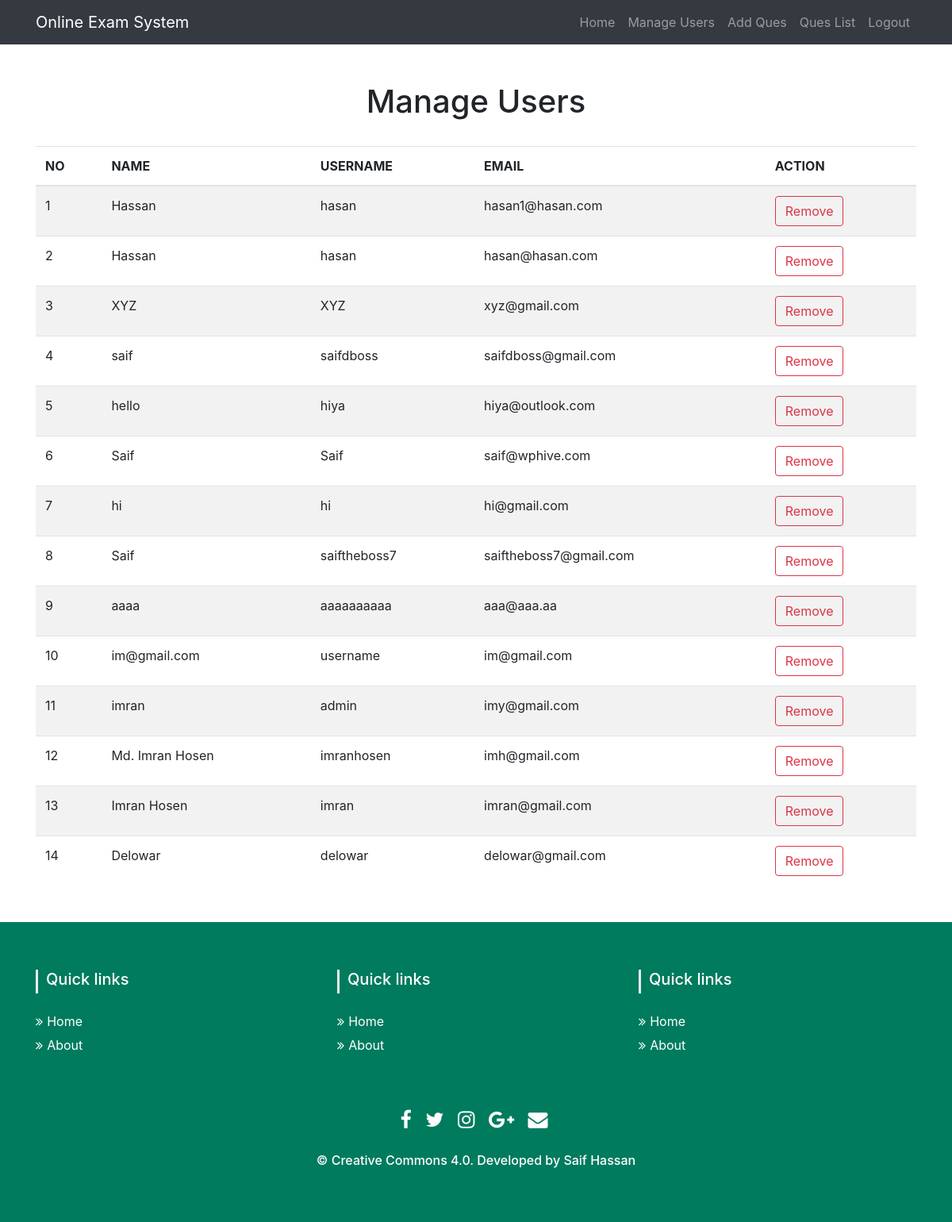
Page /admin/users.php (signed in) on the earlier database version.
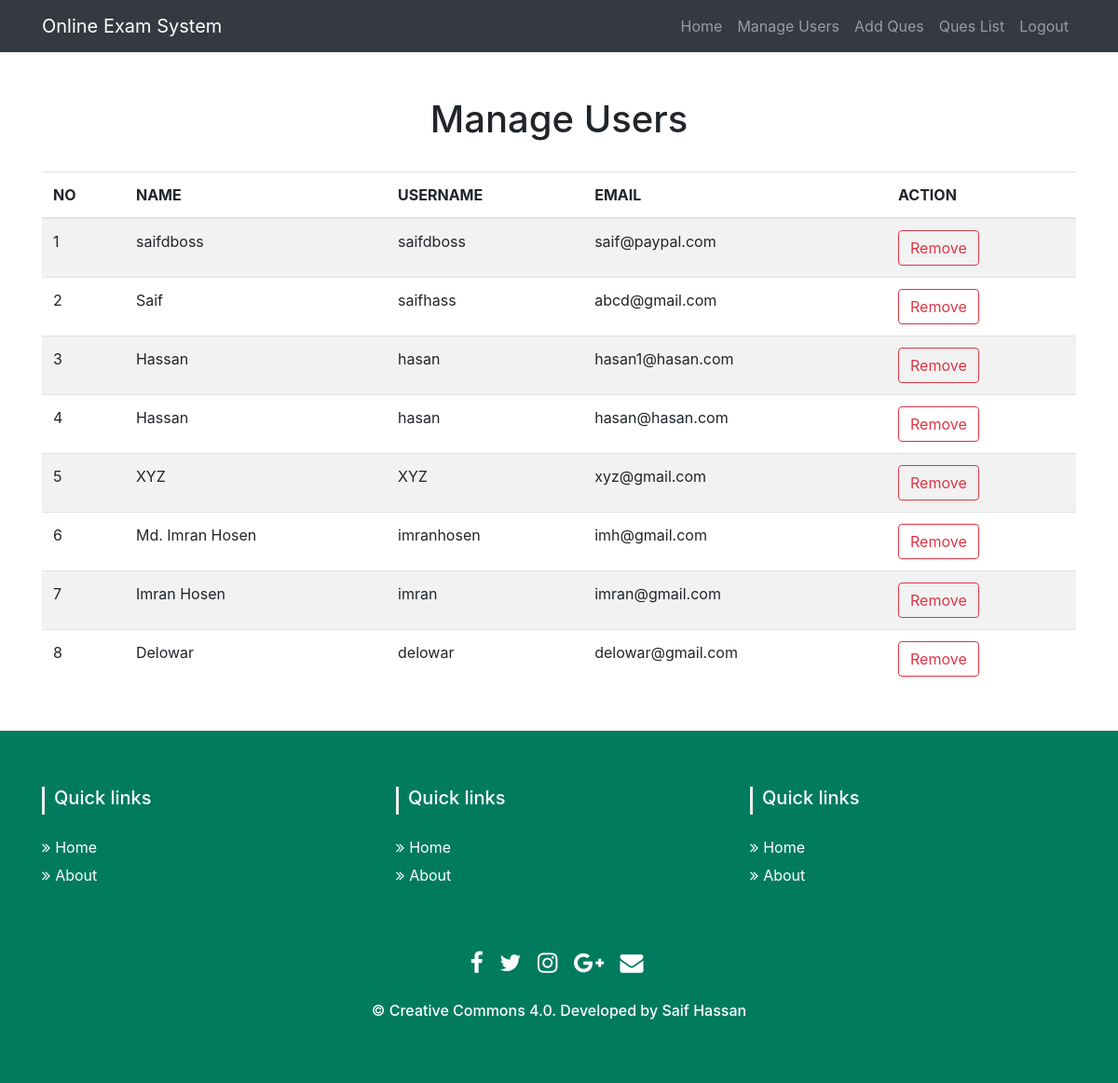
Same page on the later database version.
### tables this page shows
CREATE TABLE IF NOT EXISTS `tbl_user` (
  `userId` int(11) NOT NULL AUTO_INCREMENT,
  `name` varchar(50) NOT NULL,
  `userName` varchar(32) NOT NULL,
  `password` varchar(100) NOT NULL,
  `email` varchar(32) NOT NULL,
  `status` int(11) NOT NULL DEFAULT '0',
  PRIMARY KEY (`userId`)
);

### lib/Database.php (called while the page is built, shortened)
<?php
Class Database{
	public $host   = DB_HOST;
	public $user   = DB_USER;
	public $pass   = DB_PASS;
	public $dbname = DB_NAME;
	public $link;
	private function connectDB(){
	$this->link = new mysqli($this->host, $this->user, $this->pass, $this->dbname);
 }
	public function select($query){
		$result = $this->link->query($query) or die($this->link->error.__LINE__);
		if($result->num_rows > 0){
			return $result;
		} else {
			return false;
		}
	}
}

### classes/User.php (called while the page is built, shortened)
<?php
$filepath = realpath(dirname(__FILE__));
include_once ($filepath.'/../lib/Database.php');
class User{
	private $db;
	public function __construct(){
		$this->db = new Database();
	}
      public function getUserData(){
        $query  = "SELECT * FROM tbl_user ORDER BY userId DESC";
        $result = $this->db->select($query);
        return $result;
      }
 }

### admin/users.php (the view, shortened to what this page needs)
<?php
    $filepath = realpath(dirname(__FILE__));
	include_once ($filepath.'/inc/header.php');
	include_once ($filepath.'/../classes/User.php');
	$user = new User();
?>
    <div class="container">
        <div class="row">
            <div class="col-lg-12 text-center">
                <h1 class="mt-5">Manage Users</h1>
                <br/>
            </div>
            <div class="col-lg-12">
                <table class="table table-striped"">
                    <thead>
                    <tr>
                        <th>NO</th>
                        <th>NAME</th>
                        <th>USERNAME</th>
                        <th>EMAIL</th>
                        <th>ACTION</th>
                    </tr>
                    </thead>
                <tbody>
                    <?php
                    $userData = $user->getUserData();
                    if ($userData) {
                        $i = 0;
                        while ($result = $userData->fetch_assoc()) {
                            $i++;
                            ?>
                            <tr>
                                <td><?php
                                    if ($result['status'] == '1') {
                                        echo "<span class='error'>".$i."</span>";
                                    }else{
                                        echo $i;
                                    }
                                    ?></td>
                                <td><?php echo $result['name']; ?></td>
                                <td><?php echo $result['userName']; ?></td>
                                <td><?php echo $result['email']; ?></td>
                                <td>
                                    <a class="btn btn-outline-danger" onclick="return confirm('Are you sure to Delete.')" href="?del=<?php echo $result['userId']; ?>">Remove</a>
                                </td>
                            </tr>
                        <?php } } ?>
                </table>
            </div>
        </div>
    </div>
<?php include '../inc/footer.php'; ?>

### admin/inc/header.php (shortened to what this page needs)
<?php
    include_once ("../lib/Database.php");
?>
<!doctype html>
<html>
<head>
    <link href="../vendor/bootstrap/css/bootstrap.min.css" rel="stylesheet">
    <link href="../css/footer.css" rel="stylesheet">
</head>
<body>
<nav class="navbar navbar-expand-lg navbar-dark bg-dark static-top">
    <div class="container">
        <a class="navbar-brand" href="/exam">Online Exam System</a>
        <div class="collapse navbar-collapse" id="navbarResponsive">
            <ul class="navbar-nav ml-auto">
                <li class="nav-item"><a class="nav-link" href="index.php">Home</a></li>
                <li class="nav-item"><a class="nav-link" href="users.php">Manage Users</a></li>
                <li class="nav-item"><a class="nav-link" href="quesadd.php">Add Ques</a></li>
                <li class="nav-item"><a class="nav-link" href="queslist.php">Ques List</a></li>
                <li class="nav-item"><a class="nav-link" href="?action=logout">Logout</a></li>
            </ul>
        </div>
    </div>
</nav>

### inc/footer.php (shortened to what this page needs)
</body>
	<section id="footer">
		<div class="container">
			<div class="row text-center text-xs-center text-sm-left text-md-left">
				<div class="col-xs-12 col-sm-4 col-md-4">
					<h5>Quick links</h5>
					<ul class="list-unstyled quick-links">
						<li><a href="javascript:void();"><i class="fa fa-angle-double-right"></i>Home</a></li>
						<li><a href="javascript:void();"><i class="fa fa-angle-double-right"></i>About</a></li>
					</ul>
				</div>
				<div class="col-xs-12 col-sm-4 col-md-4">
					<h5>Quick links</h5>
					<ul class="list-unstyled quick-links">
						<li><a href="javascript:void();"><i class="fa fa-angle-double-right"></i>Home</a></li>
						<li><a href="javascript:void();"><i class="fa fa-angle-double-right"></i>About</a></li>
					</ul>
				</div>
				<div class="col-xs-12 col-sm-4 col-md-4">
					<h5>Quick links</h5>
					<ul class="list-unstyled quick-links">
						<li><a href="javascript:void();"><i class="fa fa-angle-double-right"></i>Home</a></li>
						<li><a href="javascript:void();"><i class="fa fa-angle-double-right"></i>About</a></li>
					</ul>
				</div>
			</div>
			<div class="row">
				<div class="col-xs-12 col-sm-12 col-md-12 mt-2 mt-sm-5">
					<ul class="list-unstyled list-inline social text-center">
						<li class="list-inline-item"><a href="javascript:void();"><i class="fa fa-facebook"></i></a></li>
						<li class="list-inline-item"><a href="javascript:void();"><i class="fa fa-twitter"></i></a></li>
						<li class="list-inline-item"><a href="javascript:void();"><i class="fa fa-instagram"></i></a></li>
						<li class="list-inline-item"><a href="javascript:void();"><i class="fa fa-google-plus"></i></a></li>
						<li class="list-inline-item"><a href="javascript:void();" target="_blank"><i class="fa fa-envelope"></i></a></li>
					</ul>
				</div>
			</div>
			<div class="row">
				<div class="col-xs-12 col-sm-12 col-md-12 mt-2 mt-sm-2 text-center text-white">
                    <p class="h6">&copy <a href="https://creativecommons.org/licenses/by/4.0/">Creative Commons 4.0</a>. Developed by <a href="https://facebook.com/saiftheboss7">Saif Hassan</a></p>
				</div>
			</div>
		</div>
	</section>

### css/footer.css (style rules this page uses)
section { padding: 60px 0; margin-top:30px; }
#footer { background: #007b5e !important; }
#footer h5 { padding-left: 10px; border-left: 3px solid #eeeeee; padding-bottom: 6px; margin-bottom: 20px; color:#ffffff; }
#footer a { color: #ffffff; text-decoration: none !important; background-color: transparent; -webkit-text-decoration-skip: objects; }
#footer ul.social li { padding: 3px 0; }
#footer ul.social li a i { margin-right: 5px; font-size:25px; -webkit-transition: .5s all ease; -moz-transition: .5s all ease; transition: .5s all ease; }
#footer ul.social li a, #footer ul.quick-links li a { color:#ffffff; }
#footer ul.quick-links li { padding: 3px 0; -webkit-transition: .5s all ease; -moz-transition: .5s all ease; transition: .5s all ease; }
#footer ul.quick-links li a i { margin-right: 5px; }

Differences in the rows shown:
removed tbl_user: name "saif", userName "saifdboss", email "saifdboss@gmail.com"
removed tbl_user: name "hello", userName "hiya", email "hiya@outlook.com"
removed tbl_user: name "Saif", userName "Saif", email "saif@wphive.com"
removed tbl_user: name "hi", userName "hi", email "hi@gmail.com"
removed tbl_user: name "Saif", userName "saiftheboss7", email "saiftheboss7@gmail.com"
removed tbl_user: name "aaaa", userName "aaaaaaaaaa", email "aaa@aaa.aa"
removed tbl_user: name "im@gmail.com", userName "username", email "im@gmail.com"
removed tbl_user: name "imran", userName "admin", email "imy@gmail.com"
added tbl_user: name "saifdboss", userName "saifdboss", email "saif@paypal.com"
added tbl_user: name "Saif", userName "saifhass", email "abcd@gmail.com"
